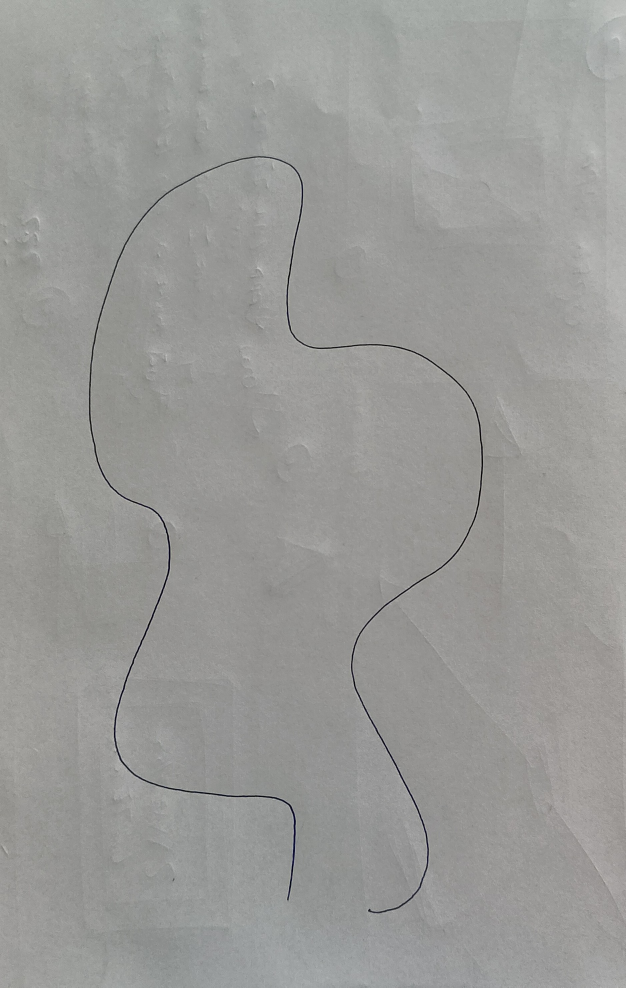
#> input picture signans_python/src/testImage_1.jpg, 1877 x 2962 px (shown at 1/3 size)
$ python TestDrawingImplementation.py
#> lines starting #> are read from the running program, lines starting #| are printed output that depends on the picture; after the words box and inside, x2 and y2 are one past the last pixel; in counts of white or black regions, pixels touching at a corner belong together
import cv2
import numpy as np
import matplotlib.pyplot as plt
from mpl_toolkits.mplot3d.art3d import Poly3DCollection

# === Step 1: Load image and extract path ===

# Load grayscale image
image = cv2.imread('testImage_1.jpg', cv2.IMREAD_GRAYSCALE)                 #TODO -> Add captured image here!
#> image: shape (2962, 1877); min 0, max 215, mean 153.8
if image is None:
    raise FileNotFoundError("Make sure 'path_image.png' is in the same directory.")

# Preprocessing: blur and edge detection
blurred = cv2.GaussianBlur(image, (5, 5), 0)
edges = cv2.Canny(blurred, 50, 150)
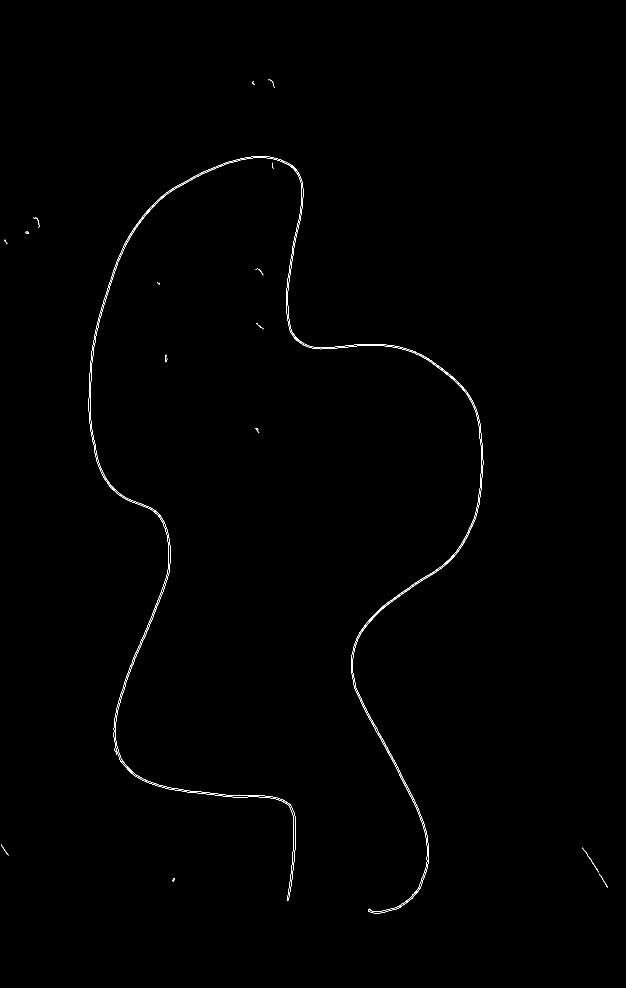
#> edges: shape (2962, 1877) (shown at 1/3 size); 0.26% white in thin lines or dots, all inside (x1, y1, x2, y2) = (3, 238, 1824, 2740)

# Find contours (assumes path is largest contour)
contours, _ = cv2.findContours(edges, cv2.RETR_EXTERNAL, cv2.CHAIN_APPROX_SIMPLE)
#> contours = 17 contours, 13 with area under 20; largest, box (x1, y1, x2, y2) and area: (266, 468, 1450, 2740) 2427, (1747, 2542, 1796, 2618) 42, (517, 2634, 524, 2645) 34, (1798, 2621, 1824, 2662) 21
if not contours:
    raise ValueError("No contours found in image.")
path_contour = max(contours, key=cv2.contourArea)
#> path_contour = contour of 10470 points, box (x1, y1, x2, y2) (266, 468, 1450, 2740), area 2427
path_points = path_contour.squeeze().astype(np.float32)
#> path_points = 10470 pairs, first value 266 to 1449, second value 468 to 2739

# === Step 2: Compute 2D to 3D projection ===

# Define 3D plane points (rectangle in XY plane, can be changed)
P0 = np.array([200, -150, -1500])                                           #TODO -> Input point of canvas here.
P1 = np.array([200, 150, -1500])
P2 = np.array([20, 150, -1900])
P3 = np.array([20, -150, -1900])

# Define image corners and unit square for homography
h, w = image.shape
#> h = 2962; w = 1877
src_quad = np.array([[0, 0], [w, 0], [w, h], [0, h]], dtype=np.float32)
dst_quad = np.array([[0, 0], [1, 0], [1, 1], [0, 1]], dtype=np.float32)

# Compute homography
H, _ = cv2.findHomography(src_quad, dst_quad)
path_normalized = cv2.perspectiveTransform(path_points.reshape(-1, 1, 2), H).reshape(-1, 2)
#> path_normalized = 10470 pairs, first value 0.142 to 0.772, second value 0.158 to 0.925

# Bilinear interpolation function
def bilinear_interpolate_plane(u, v):
    return (1 - u) * (1 - v) * P0 + u * (1 - v) * P1 + u * v * P2 + (1 - u) * v * P3

# Map 2D path to 3D plane
path_3d = np.array([bilinear_interpolate_plane(u, v) for u, v in path_normalized])

# === Step 3: Visualize and export ===

fig = plt.figure()
ax = fig.add_subplot(111, projection='3d')

# Plot plane
plane = np.array([P0, P1, P2, P3])
ax.add_collection3d(Poly3DCollection([plane], facecolors='lightgray', alpha=0.5))

# Plot path
ax.plot(path_3d[:, 0], path_3d[:, 1], path_3d[:, 2], color='red', linewidth=2)

# Set 3D limits and aspect ratio
ax.set_xlim(-300, 300)
ax.set_ylim(-300, 300)
ax.set_zlim(-2000, 0)
ax.set_box_aspect([1, 1, 1])
ax.view_init(elev=30, azim=135)

ax.set_title("Path Projected on 3D Plane")
plt.tight_layout()
plt.savefig("path_projected.png")
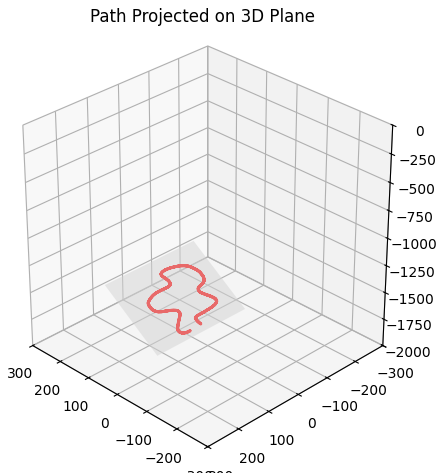
#> figure drawn by matplotlib, 1 panel
print("Graph has been saved!")

$ run again, with signans_python/src/testImage_2.jpg copied over signans_python/src/testImage_1.jpg
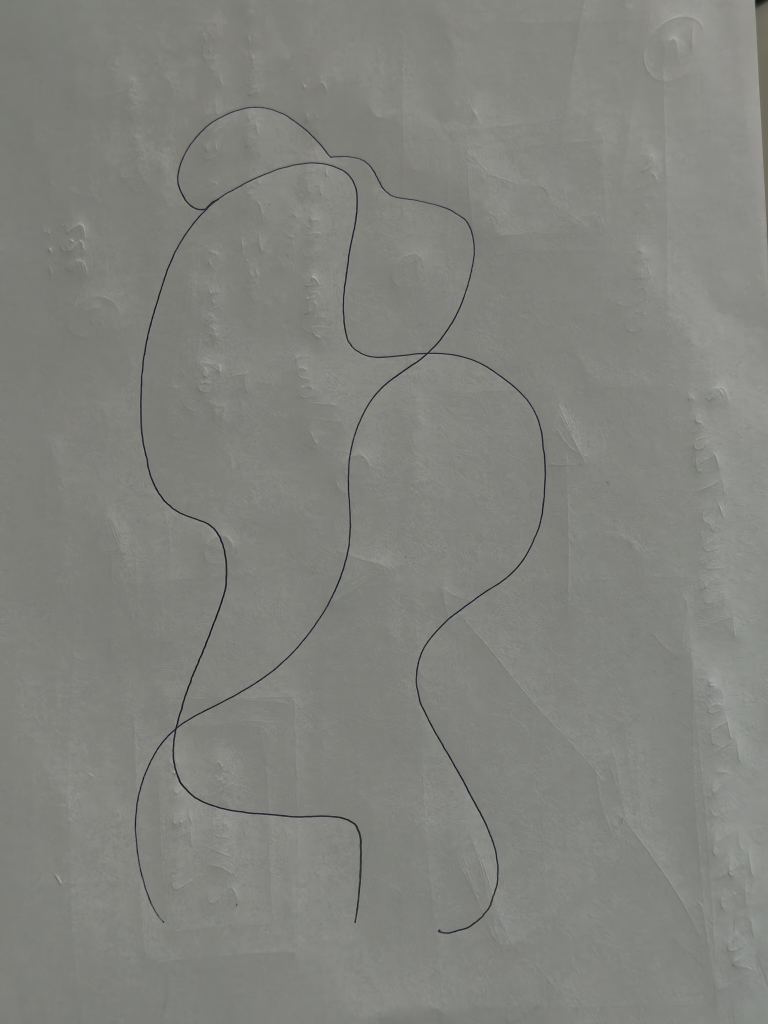
#> input picture signans_python/src/testImage_2.jpg, 3072 x 4096 px (shown at 1/4 size)
#> `edges = cv2.Canny(blurred, 50, 150)`:
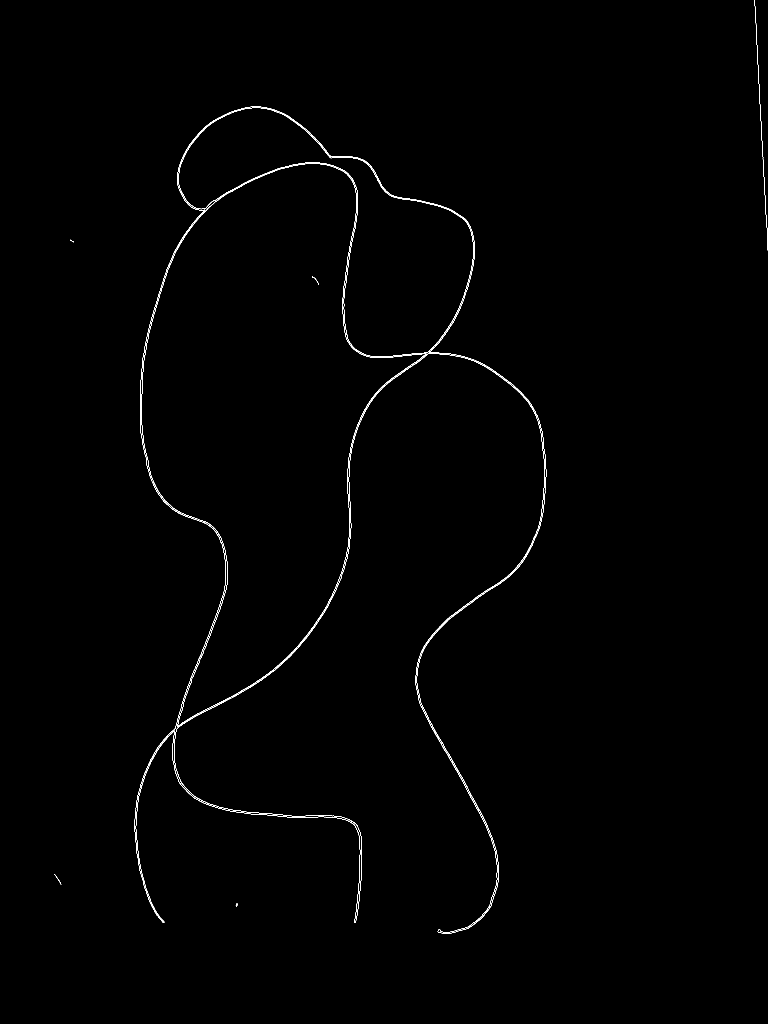
#> edges: shape (4096, 3072) (shown at 1/4 size); 0.25% white in thin lines or dots, all inside (x1, y1, x2, y2) = (218, 0, 3070, 3735)
#> contours = 8 contours, 2 with area under 20; largest, box (x1, y1, x2, y2) and area: (565, 653, 1707, 2909) 1361792, (713, 431, 1896, 1428) 426978, (689, 1411, 2185, 3735) 2720, (539, 426, 1900, 3691) 1340, (943, 3614, 950, 3627) 40, (218, 3496, 245, 3539) 23
#> path_contour = contour of 2632 points, box (x1, y1, x2, y2) (565, 653, 1707, 2909), area 1361792
#> path_points = 2632 pairs, first value 565 to 1706, second value 653 to 2908
#> path_normalized = 2632 pairs, first value 0.184 to 0.555, second value 0.159 to 0.71
#> path_3d = 2632 rows, first 8: [171.3, -29, -1563.8], [171.3, -29.1, -1563.9], [171.3, -29.98, -1563.9], [171.2, -30.08, -1564], [171.2, -30.76, -1564], [171.2, -30.86, -1564.1], [171.2, -31.45, -1564.1], [171.1, -31.54, -1564.2]
#> `plt.savefig("path_projected.png")`:
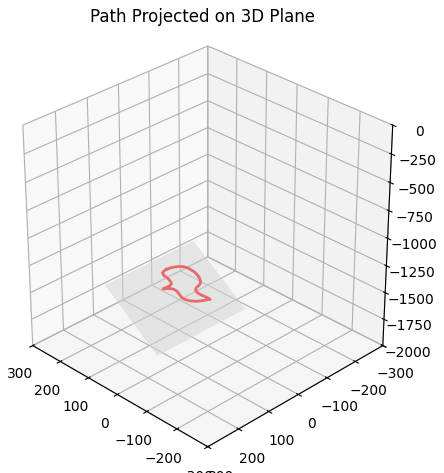
#> figure drawn by matplotlib, 1 panel
